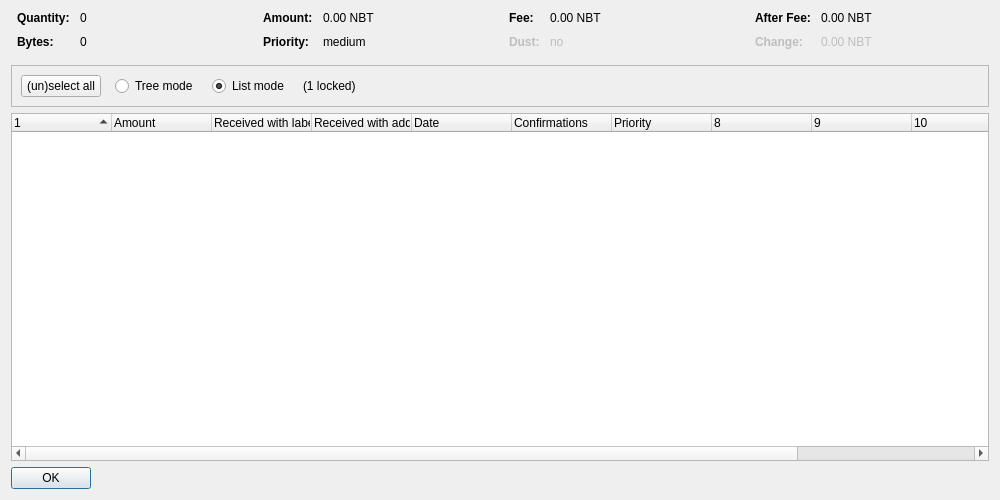
<?xml version="1.0" encoding="UTF-8"?>
<ui version="4.0">
 <class>CoinControlDialog</class>
 <widget class="QDialog" name="CoinControlDialog">
  <property name="geometry">
   <rect>
    <x>0</x>
    <y>0</y>
    <width>1000</width>
    <height>500</height>
   </rect>
  </property>
  <property name="windowTitle">
   <string>Coin Selection</string>
  </property>
  <layout class="QVBoxLayout" name="verticalLayout">
   <item>
    <layout class="QHBoxLayout" name="horizontalLayoutTop" stretch="0,0,0,0">
     <property name="topMargin">
      <number>0</number>
     </property>
     <property name="bottomMargin">
      <number>10</number>
     </property>
     <item>
      <layout class="QFormLayout" name="formLayoutCoinControl1">
       <property name="horizontalSpacing">
        <number>10</number>
       </property>
       <property name="verticalSpacing">
        <number>10</number>
       </property>
       <property name="leftMargin">
        <number>6</number>
       </property>
       <property name="rightMargin">
        <number>6</number>
       </property>
       <item row="0" column="0">
        <widget class="QLabel" name="labelCoinControlQuantityText">
         <property name="font">
          <font>
           <weight>75</weight>
           <bold>true</bold>
          </font>
         </property>
         <property name="text">
          <string>Quantity:</string>
         </property>
        </widget>
       </item>
       <item row="0" column="1">
        <widget class="QLabel" name="labelCoinControlQuantity">
         <property name="cursor">
          <cursorShape>IBeamCursor</cursorShape>
         </property>
         <property name="contextMenuPolicy">
          <enum>Qt::ActionsContextMenu</enum>
         </property>
         <property name="text">
          <string notr="true">0</string>
         </property>
         <property name="textInteractionFlags">
          <set>Qt::LinksAccessibleByMouse|Qt::TextSelectableByKeyboard|Qt::TextSelectableByMouse</set>
         </property>
        </widget>
       </item>
       <item row="1" column="0">
        <widget class="QLabel" name="labelCoinControlBytesText">
         <property name="font">
          <font>
           <weight>75</weight>
           <bold>true</bold>
          </font>
         </property>
         <property name="text">
          <string>Bytes:</string>
         </property>
        </widget>
       </item>
       <item row="1" column="1">
        <widget class="QLabel" name="labelCoinControlBytes">
         <property name="cursor">
          <cursorShape>IBeamCursor</cursorShape>
         </property>
         <property name="contextMenuPolicy">
          <enum>Qt::ActionsContextMenu</enum>
         </property>
         <property name="text">
          <string notr="true">0</string>
         </property>
         <property name="textInteractionFlags">
          <set>Qt::LinksAccessibleByMouse|Qt::TextSelectableByKeyboard|Qt::TextSelectableByMouse</set>
         </property>
        </widget>
       </item>
      </layout>
     </item>
     <item>
      <layout class="QFormLayout" name="formLayoutCoinControl2">
       <property name="horizontalSpacing">
        <number>10</number>
       </property>
       <property name="verticalSpacing">
        <number>10</number>
       </property>
       <property name="leftMargin">
        <number>6</number>
       </property>
       <property name="rightMargin">
        <number>6</number>
       </property>
       <item row="0" column="0">
        <widget class="QLabel" name="labelCoinControlAmountText">
         <property name="font">
          <font>
           <weight>75</weight>
           <bold>true</bold>
          </font>
         </property>
         <property name="text">
          <string>Amount:</string>
         </property>
        </widget>
       </item>
       <item row="0" column="1">
        <widget class="QLabel" name="labelCoinControlAmount">
         <property name="cursor">
          <cursorShape>IBeamCursor</cursorShape>
         </property>
         <property name="contextMenuPolicy">
          <enum>Qt::ActionsContextMenu</enum>
         </property>
         <property name="text">
          <string notr="true">0.00 NBT</string>
         </property>
         <property name="textInteractionFlags">
          <set>Qt::LinksAccessibleByMouse|Qt::TextSelectableByKeyboard|Qt::TextSelectableByMouse</set>
         </property>
        </widget>
       </item>
       <item row="1" column="0">
        <widget class="QLabel" name="labelCoinControlPriorityText">
         <property name="font">
          <font>
           <weight>75</weight>
           <bold>true</bold>
          </font>
         </property>
         <property name="text">
          <string>Priority:</string>
         </property>
        </widget>
       </item>
       <item row="1" column="1">
        <widget class="QLabel" name="labelCoinControlPriority">
         <property name="cursor">
          <cursorShape>IBeamCursor</cursorShape>
         </property>
         <property name="contextMenuPolicy">
          <enum>Qt::ActionsContextMenu</enum>
         </property>
         <property name="text">
          <string notr="true">medium</string>
         </property>
         <property name="textInteractionFlags">
          <set>Qt::LinksAccessibleByMouse|Qt::TextSelectableByKeyboard|Qt::TextSelectableByMouse</set>
         </property>
        </widget>
       </item>
      </layout>
     </item>
     <item>
      <layout class="QFormLayout" name="formLayoutCoinControl3">
       <property name="horizontalSpacing">
        <number>10</number>
       </property>
       <property name="verticalSpacing">
        <number>10</number>
       </property>
       <property name="leftMargin">
        <number>6</number>
       </property>
       <property name="rightMargin">
        <number>6</number>
       </property>
       <item row="0" column="0">
        <widget class="QLabel" name="labelCoinControlFeeText">
         <property name="font">
          <font>
           <weight>75</weight>
           <bold>true</bold>
          </font>
         </property>
         <property name="text">
          <string>Fee:</string>
         </property>
        </widget>
       </item>
       <item row="0" column="1">
        <widget class="QLabel" name="labelCoinControlFee">
         <property name="cursor">
          <cursorShape>IBeamCursor</cursorShape>
         </property>
         <property name="contextMenuPolicy">
          <enum>Qt::ActionsContextMenu</enum>
         </property>
         <property name="text">
          <string notr="true">0.00 NBT</string>
         </property>
         <property name="textInteractionFlags">
          <set>Qt::LinksAccessibleByMouse|Qt::TextSelectableByKeyboard|Qt::TextSelectableByMouse</set>
         </property>
        </widget>
       </item>
       <item row="1" column="0">
        <widget class="QLabel" name="labelCoinControlLowOutputText">
         <property name="enabled">
          <bool>false</bool>
         </property>
         <property name="font">
          <font>
           <weight>75</weight>
           <bold>true</bold>
          </font>
         </property>
         <property name="text">
          <string>Dust:</string>
         </property>
        </widget>
       </item>
       <item row="1" column="1">
        <widget class="QLabel" name="labelCoinControlLowOutput">
         <property name="enabled">
          <bool>false</bool>
         </property>
         <property name="cursor">
          <cursorShape>IBeamCursor</cursorShape>
         </property>
         <property name="contextMenuPolicy">
          <enum>Qt::ActionsContextMenu</enum>
         </property>
         <property name="text">
          <string notr="true">no</string>
         </property>
         <property name="textInteractionFlags">
          <set>Qt::LinksAccessibleByMouse|Qt::TextSelectableByKeyboard|Qt::TextSelectableByMouse</set>
         </property>
        </widget>
       </item>
      </layout>
     </item>
     <item>
      <layout class="QFormLayout" name="formLayoutCoinControl4">
       <property name="horizontalSpacing">
        <number>10</number>
       </property>
       <property name="verticalSpacing">
        <number>10</number>
       </property>
       <property name="leftMargin">
        <number>6</number>
       </property>
       <property name="rightMargin">
        <number>6</number>
       </property>
       <item row="0" column="0">
        <widget class="QLabel" name="labelCoinControlAfterFeeText">
         <property name="font">
          <font>
           <weight>75</weight>
           <bold>true</bold>
          </font>
         </property>
         <property name="text">
          <string>After Fee:</string>
         </property>
        </widget>
       </item>
       <item row="0" column="1">
        <widget class="QLabel" name="labelCoinControlAfterFee">
         <property name="cursor">
          <cursorShape>IBeamCursor</cursorShape>
         </property>
         <property name="contextMenuPolicy">
          <enum>Qt::ActionsContextMenu</enum>
         </property>
         <property name="text">
          <string notr="true">0.00 NBT</string>
         </property>
         <property name="textInteractionFlags">
          <set>Qt::LinksAccessibleByMouse|Qt::TextSelectableByKeyboard|Qt::TextSelectableByMouse</set>
         </property>
        </widget>
       </item>
       <item row="1" column="0">
        <widget class="QLabel" name="labelCoinControlChangeText">
         <property name="enabled">
          <bool>false</bool>
         </property>
         <property name="font">
          <font>
           <weight>75</weight>
           <bold>true</bold>
          </font>
         </property>
         <property name="text">
          <string>Change:</string>
         </property>
        </widget>
       </item>
       <item row="1" column="1">
        <widget class="QLabel" name="labelCoinControlChange">
         <property name="enabled">
          <bool>false</bool>
         </property>
         <property name="cursor">
          <cursorShape>IBeamCursor</cursorShape>
         </property>
         <property name="contextMenuPolicy">
          <enum>Qt::ActionsContextMenu</enum>
         </property>
         <property name="text">
          <string notr="true">0.00 NBT</string>
         </property>
         <property name="textInteractionFlags">
          <set>Qt::LinksAccessibleByMouse|Qt::TextSelectableByKeyboard|Qt::TextSelectableByMouse</set>
         </property>
        </widget>
       </item>
      </layout>
     </item>
    </layout>
   </item>
   <item>
    <widget class="QFrame" name="frame">
     <property name="minimumSize">
      <size>
       <width>0</width>
       <height>40</height>
      </size>
     </property>
     <property name="frameShape">
      <enum>QFrame::StyledPanel</enum>
     </property>
     <property name="frameShadow">
      <enum>QFrame::Sunken</enum>
     </property>
     <layout class="QHBoxLayout" name="horizontalLayout">
      <item>
       <layout class="QHBoxLayout" name="horizontalLayoutPanel" stretch="0,0,0,0,0">
        <property name="spacing">
         <number>14</number>
        </property>
        <item>
         <widget class="QPushButton" name="pushButtonSelectAll">
          <property name="sizePolicy">
           <sizepolicy hsizetype="Maximum" vsizetype="Fixed">
            <horstretch>0</horstretch>
            <verstretch>0</verstretch>
           </sizepolicy>
          </property>
          <property name="text">
           <string>(un)select all</string>
          </property>
          <property name="autoDefault">
           <bool>false</bool>
          </property>
         </widget>
        </item>
        <item>
         <widget class="QRadioButton" name="radioTreeMode">
          <property name="sizePolicy">
           <sizepolicy hsizetype="Maximum" vsizetype="Fixed">
            <horstretch>0</horstretch>
            <verstretch>0</verstretch>
           </sizepolicy>
          </property>
          <property name="text">
           <string>Tree mode</string>
          </property>
         </widget>
        </item>
        <item>
         <widget class="QRadioButton" name="radioListMode">
          <property name="sizePolicy">
           <sizepolicy hsizetype="Maximum" vsizetype="Fixed">
            <horstretch>0</horstretch>
            <verstretch>0</verstretch>
           </sizepolicy>
          </property>
          <property name="text">
           <string>List mode</string>
          </property>
          <property name="checked">
           <bool>true</bool>
          </property>
         </widget>
        </item>
        <item>
         <widget class="QLabel" name="labelLocked">
          <property name="text">
           <string notr="true">(1 locked)</string>
          </property>
         </widget>
        </item>
        <item>
         <spacer name="horizontalSpacer">
          <property name="orientation">
           <enum>Qt::Horizontal</enum>
          </property>
          <property name="sizeHint" stdset="0">
           <size>
            <width>40</width>
            <height>20</height>
           </size>
          </property>
         </spacer>
        </item>
       </layout>
      </item>
     </layout>
    </widget>
   </item>
   <item>
    <widget class="CoinControlTreeWidget" name="treeWidget">
     <property name="contextMenuPolicy">
      <enum>Qt::CustomContextMenu</enum>
     </property>
     <property name="sortingEnabled">
      <bool>false</bool>
     </property>
     <property name="columnCount">
      <number>12</number>
     </property>
     <attribute name="headerShowSortIndicator" stdset="0">
      <bool>true</bool>
     </attribute>
     <attribute name="headerStretchLastSection">
      <bool>false</bool>
     </attribute>
     <column>
      <property name="text">
       <string/>
      </property>
     </column>
     <column>
      <property name="text">
       <string>Amount</string>
      </property>
     </column>
     <column>
      <property name="text">
       <string>Received with label</string>
      </property>
     </column>
     <column>
      <property name="text">
       <string>Received with address</string>
      </property>
     </column>
     <column>
      <property name="text">
       <string>Date</string>
      </property>
     </column>
     <column>
      <property name="text">
       <string>Confirmations</string>
      </property>
      <property name="toolTip">
       <string>Confirmed</string>
      </property>
     </column>
     <column>
      <property name="text">
       <string>Priority</string>
      </property>
     </column>
     <column>
      <property name="text">
       <string/>
      </property>
     </column>
     <column>
      <property name="text">
       <string/>
      </property>
     </column>
     <column>
      <property name="text">
       <string/>
      </property>
     </column>
     <column>
      <property name="text">
       <string/>
      </property>
     </column>
     <column>
      <property name="text">
       <string/>
      </property>
     </column>
    </widget>
   </item>
   <item>
    <widget class="QDialogButtonBox" name="buttonBox">
     <property name="sizePolicy">
      <sizepolicy hsizetype="Maximum" vsizetype="Fixed">
       <horstretch>0</horstretch>
       <verstretch>0</verstretch>
      </sizepolicy>
     </property>
     <property name="orientation">
      <enum>Qt::Horizontal</enum>
     </property>
     <property name="standardButtons">
      <set>QDialogButtonBox::Ok</set>
     </property>
    </widget>
   </item>
  </layout>
 </widget>
 <customwidgets>
  <customwidget>
   <class>CoinControlTreeWidget</class>
   <extends>QTreeWidget</extends>
   <header>coincontroltreewidget.h</header>
  </customwidget>
 </customwidgets>
 <resources/>
 <connections/>
</ui>
